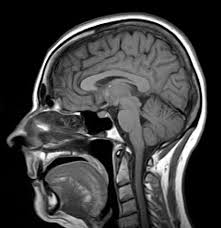
#> input picture mri.jpeg, 221 x 228 px, found by its file name
$ python dialation.py
#> lines starting #> are read from the running program, lines starting #| are printed output that depends on the picture; after the words box and inside, x2 and y2 are one past the last pixel; in counts of white or black regions, pixels touching at a corner belong together
import cv2
import numpy as np

img=cv2.imread('mri.jpeg',0)
#> img is the input picture: shape (228, 221); min 0, max 255, mean 61.4
# cv2.imshow('Original Image',img)

binr=cv2.threshold(img,0,255,cv2.THRESH_BINARY + cv2.THRESH_OTSU)[1]
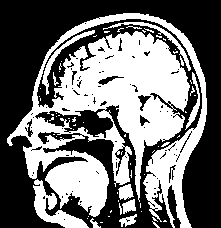
#> binr: shape (228, 221); 44.4% white; 67 white regions (53 under 20 px), largest, box (x1, y1, x2, y2) and area: (7, 13, 207, 228) 19630, (33, 179, 89, 228) 933, (42, 30, 95, 95) 374

# define the kernel
kernel = np.ones((3,3), np.uint8)

# invert the image
dilation = cv2.dilate(binr,kernel,iterations=1)
#> dilation: shape (228, 221); 57.1% white; 77 black regions (52 under 20 px), largest, box (x1, y1, x2, y2) and area: (0, 0, 221, 228) 16813, (60, 137, 160, 228) 2000, (38, 23, 114, 107) 674
erosion = cv2.erode(binr,kernel,iterations=1)
#> erosion: shape (228, 221); 30.6% white; 55 white regions (32 under 20 px), largest, box (x1, y1, x2, y2) and area: (32, 32, 189, 194) 8113, (46, 14, 206, 228) 2260, (46, 152, 108, 216) 2058
invert = cv2.bitwise_not(binr)
dilation_i = cv2.dilate(invert,kernel,iterations=1)
erosion_i = cv2.erode(invert,kernel,iterations=1)


top_row = cv2.hconcat([cv2.putText(binr, "binary image", (10, 30), cv2.FONT_HERSHEY_SIMPLEX, 0.5, (255, 255, 255), 2),
cv2.putText(dilation, "dilation", (10, 30), cv2.FONT_HERSHEY_SIMPLEX, 0.5, (255, 255, 255), 2),cv2.putText(erosion, "erosion", (10, 30), cv2.FONT_HERSHEY_SIMPLEX, 0.5, (255, 255, 255), 2)
])
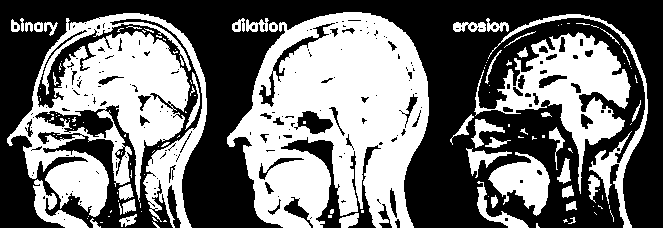
#> top_row: shape (228, 663); 44.9% white; 134 white regions (87 under 20 px), largest, box (x1, y1, x2, y2) and area: (227, 12, 429, 228) 28585, (7, 13, 207, 228) 20613, (474, 32, 631, 194) 8113
#> binr: shape (228, 221); 45.5% white; 68 white regions (51 under 20 px), largest, box (x1, y1, x2, y2) and area: (7, 13, 207, 228) 20613, (33, 179, 89, 228) 933, (185, 72, 200, 130) 215
#> dilation: shape (228, 221); 57.9% white; 81 black regions (56 under 20 px), largest, box (x1, y1, x2, y2) and area: (0, 0, 221, 228) 16348, (60, 137, 160, 228) 2000, (38, 23, 114, 107) 674
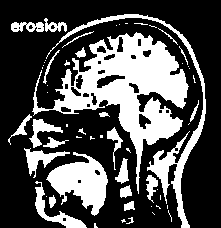
#> erosion: shape (228, 221); 31.4% white; 57 white regions (32 under 20 px), largest, box (x1, y1, x2, y2) and area: (32, 32, 189, 194) 8113, (46, 14, 206, 228) 2260, (46, 152, 108, 216) 2058

bottom_row = cv2.hconcat([cv2.putText(invert, "inverted", (10, 30), cv2.FONT_HERSHEY_SIMPLEX, 0.5, (0,0,0), 2),
cv2.putText(dilation_i, "dilation_ivverted", (10, 30), cv2.FONT_HERSHEY_SIMPLEX, 0.5, (0,0,0), 2),
cv2.putText(erosion_i, "erosion_inverted", (10, 30), cv2.FONT_HERSHEY_SIMPLEX,0.5, (0,0,0), 2)])
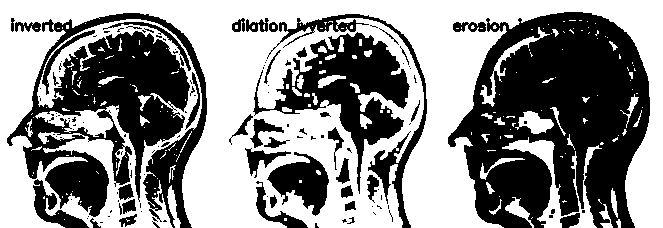
#> bottom_row: shape (228, 663); 54.8% white; 129 black regions (85 under 20 px), largest, box (x1, y1, x2, y2) and area: (448, 12, 650, 228) 28789, (7, 13, 207, 228) 19851, (253, 32, 410, 194) 8113
#> invert: shape (228, 221); 54.8% white; 69 black regions (53 under 20 px), largest, box (x1, y1, x2, y2) and area: (7, 13, 207, 228) 19851, (33, 179, 89, 228) 933, (42, 30, 95, 95) 374
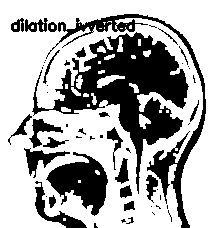
#> dilation_i: shape (228, 221); 67.8% white; 53 black regions (28 under 20 px), largest, box (x1, y1, x2, y2) and area: (32, 32, 189, 194) 8113, (46, 14, 206, 228) 2755, (46, 152, 108, 216) 2058
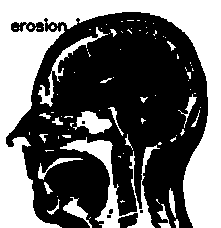
#> erosion_i: shape (228, 221); 41.9% white; 84 white regions (60 under 20 px), largest, box (x1, y1, x2, y2) and area: (0, 0, 221, 228) 16373, (60, 137, 160, 228) 2000, (38, 27, 108, 107) 624
result = cv2.vconcat([top_row, bottom_row])
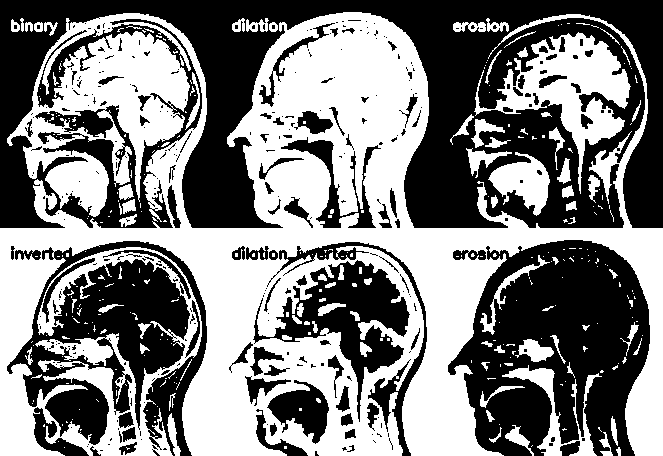
#> result: shape (456, 663); 49.9% white; 328 white regions (241 under 20 px), largest, box (x1, y1, x2, y2) and area: (0, 12, 663, 456) 129421, (474, 32, 631, 194) 8113, (488, 152, 550, 216) 2058
cv2.imshow('Result', result)


cv2.waitKey(0)

$ run again, with 0.1.jpg copied over mri.jpeg
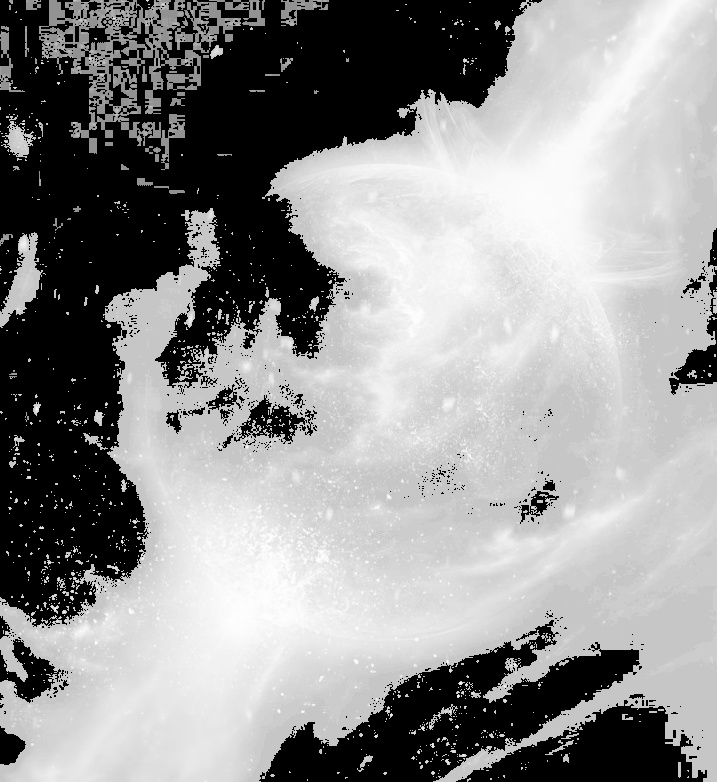
#> input picture 0.1.jpg, 717 x 782 px, found by its file name
#> img is the input picture: shape (782, 717); min 0, max 255, mean 145.7
#> `top_row = cv2.hconcat([cv2.putText(binr, "binary image", (10, 30), cv2..`:
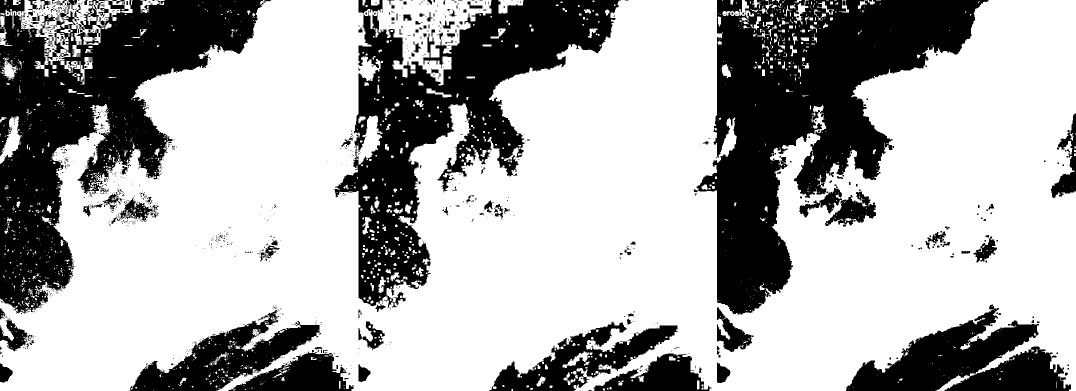
#> top_row: shape (782, 2151) (shown at 1/2 size); 67.9% white; 1084 black regions (956 under 20 px), largest, box (x1, y1, x2, y2) and area: (1387, 0, 1977, 629) 156472, (0, 0, 527, 627) 134197, (669, 0, 1242, 616) 117317
#> bottom_row: shape (782, 2151); 32% white; 1094 white regions (964 under 20 px), largest, box (x1, y1, x2, y2) and area: (669, 0, 1260, 629) 155917, (0, 0, 527, 627) 134216, (1385, 0, 1959, 616) 118465
#> `result = cv2.vconcat([top_row, bottom_row])`:
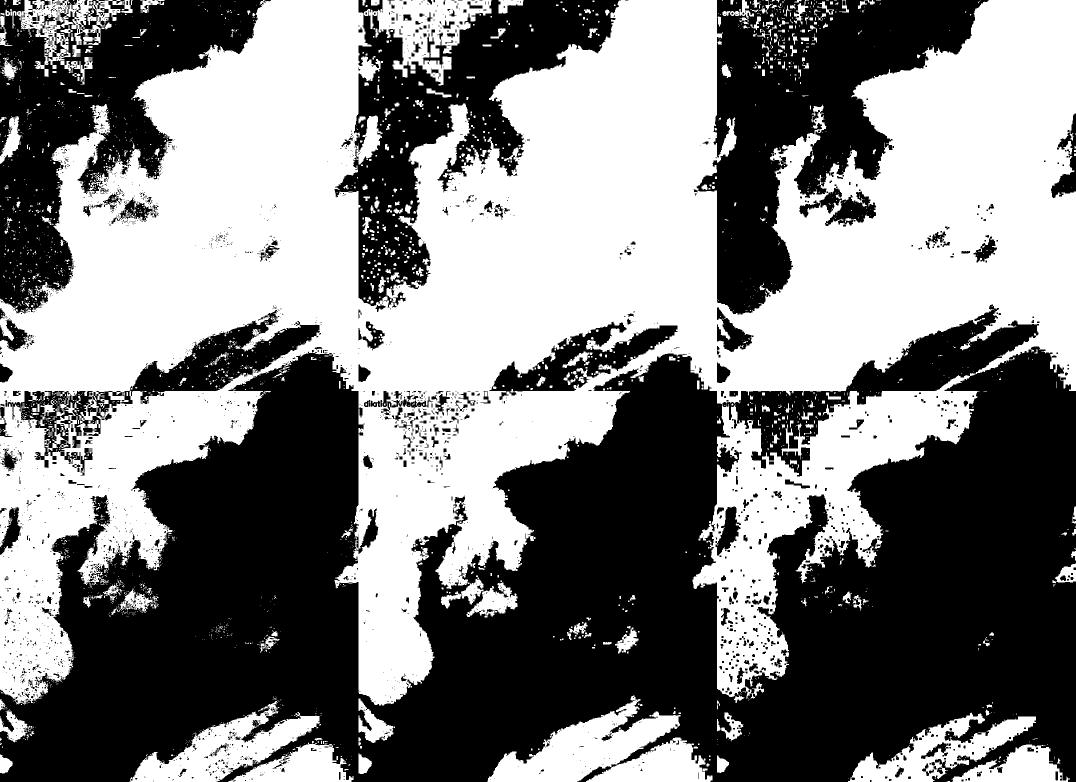
#> result: shape (1564, 2151) (shown at 1/2 size); 50% white; 2634 white regions (2237 under 20 px), largest, box (x1, y1, x2, y2) and area: (0, 0, 2151, 1411) 1494528, (975, 1391, 1425, 1564) 39080, (259, 1402, 640, 1564) 23547
